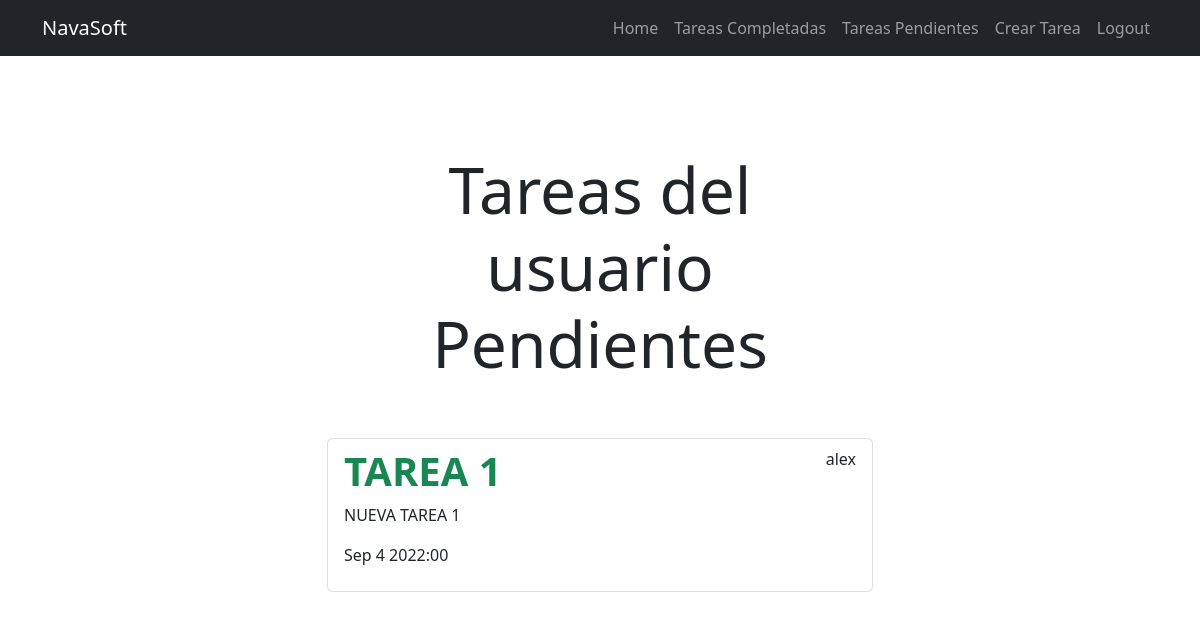
The page /tasks_completed/ (signed in) on the database its author committed.
### tasks/models.py (models this page shows, shortened)
class Task(models.Model):
  title = models.CharField(max_length=200)
  description = models.TextField(max_length=1000)
  created = models.DateTimeField(auto_now_add=True)
  datecompleted = models.DateTimeField(null=True, blank=True) #tarea completada
  important = models.BooleanField(default=False)
  user = models.ForeignKey(User, on_delete=models.CASCADE)

### tasks/views.py (the view)
# urls.py: path('tasks_completed/', views.tasks_completed, name='tasks_completed'),
@login_required
def tasks_completed(request):
    tasks = Task.objects.filter(user=request.user, datecompleted__isnull=False).order_by('-datecompleted')
    return render(request, 'tasks.html', {"tasks": tasks})

### tasks/templates/tasks.html
{% extends 'base.html' %}
{% block content %}
<main class="container py-5">
    <div class="row">
        <div class="col-md-6 offset-md-3">
            <h1 class="text-center display-3 py-5   ">Tareas del usuario Pendientes</h1>
            <ul class="list-group">
                {% for task in tasks %}
                <a class="list-group-item" href="{% url 'task_detail' task.id   %}">
                    <header class="d-flex justify-content-between">
                        {% if task.important %}
                            <h1 class="fw-bold text-success">{{task.title}}</h1>
                        {% else %}
                            <h1 class="fw-bold">{{task.title}}</h1>
                        {% endif %}
                        <p>{{task.user.username}}</p>
                    </header>
                    <p>{{task.description}}</p>
                    <p>{{task.datecompleted|date:'M j Y:i'}}</p>
                </a>
                {% endfor %}
            </ul>
        </div>
    </div>
</main>
{% endblock %}

### rows shown on the page
Task: title "TAREA 1", user.username "alex", description "NUEVA TAREA 1", datecompleted "Sep 4 2022:00"
